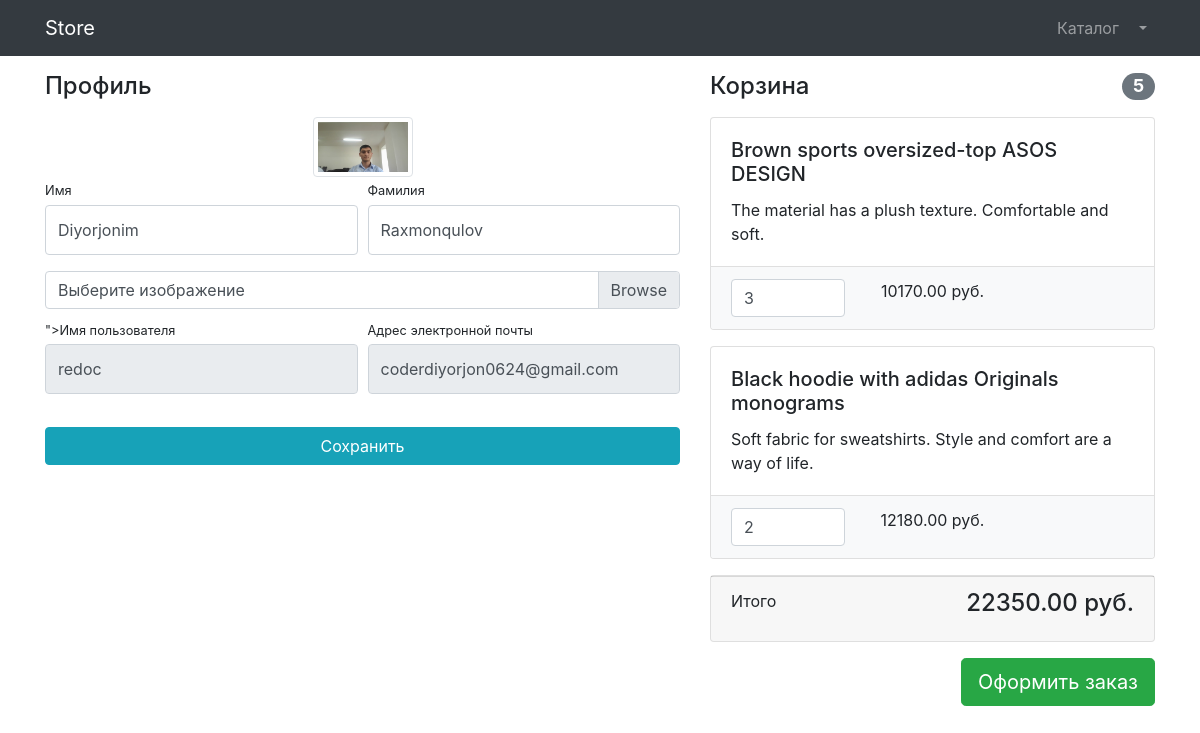
Before: /users/profile/2 (signed in) with the older database file.
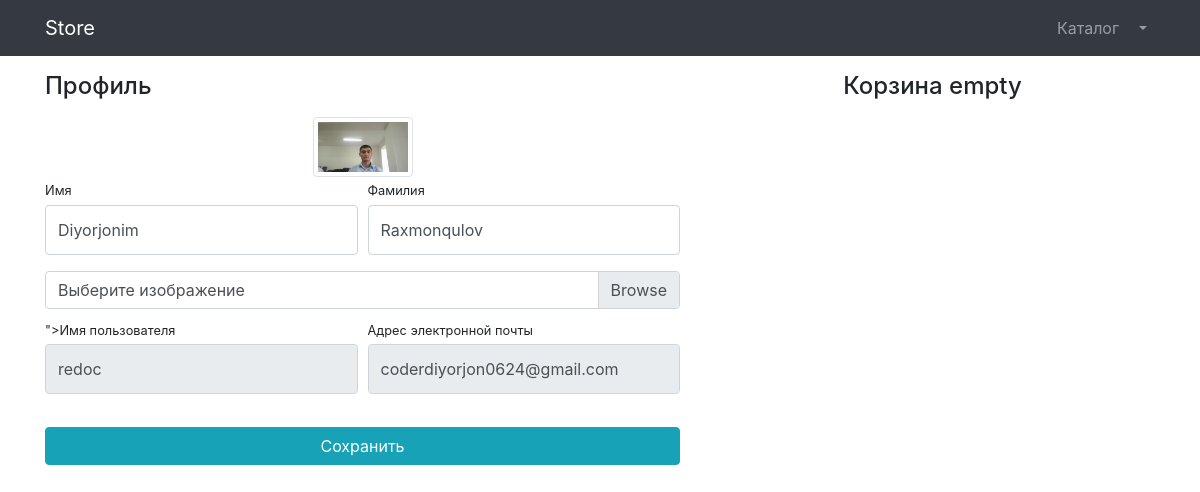
After: the same page with the newer database file.
### users/models.py (models this page shows)
class User(AbstractUser):
    image = models.ImageField(upload_to='users_images', null=True, blank=True)
    is_verified_email = models.BooleanField(default=False)

### products/models.py (models this page shows, shortened)
class Basket(models.Model):
    user = models.ForeignKey(to=User, on_delete=models.CASCADE)
    product = models.ForeignKey(to=Product, on_delete=models.CASCADE)
    quantity = models.PositiveIntegerField(default=0)
    created_timestamp = models.DateTimeField(auto_now_add=True)
    objects = BasketQuerySet.as_manager()
    def sum(self):
        return self.product.price * self.quantity

class Product(models.Model):
    name = models.CharField(max_length=256)
    description = models.TextField(null=True, blank=True)
    quantity = models.PositiveIntegerField(default=0)
    price = models.DecimalField(max_digits=6, decimal_places=2)
    image = models.ImageField(upload_to='products_images')
    category = models.ForeignKey(to=ProductCategory, on_delete=models.CASCADE)
    class Meta:
        verbose_name = 'Product'
        verbose_name_plural = 'Products'

### users/views.py (the view, shortened to what this page needs)
# urls.py: path('profile/<int:pk>', UserProfileView.as_view(), name='profile'),
class UserProfileView(TitleMixin, UpdateView):
    model = User
    form_class = UserProfileForm
    template_name = "users/profile.html"
    title = "Store - Profile"

### users/forms.py
class UserProfileForm(UserChangeForm):
    first_name = forms.CharField(widget=forms.TextInput(attrs={'class': "form-control py-4"}))
    last_name = forms.CharField(widget=forms.TextInput(attrs={'class': "form-control py-4"}))
    image = forms.ImageField(widget=forms.FileInput(attrs={'class': "custom-file-input "}), required=False)
    username = forms.CharField(widget=forms.TextInput(attrs={'class': "form-control py-4", 'readonly': True}))
    email = forms.CharField(widget=forms.EmailInput(attrs={'class': "form-control py-4", 'readonly': True}))
    class Meta:
        model = User
        fields = ('first_name', 'last_name', 'image', 'username', 'email')

### common/views.py (called while the page is built)
    def get_context_data(self, **kwargs):
        context = super(TitleMixin, self).get_context_data(**kwargs)
        context["title"] = self.title
        return context

### products/context_processors.py (called while the page is built)
def baskets(request):
    user = request.user
    return {'baskets': Basket.objects.filter(user=user) if user.is_authenticated else []}

### products/models.py (called while the page is built)
    def total_sum(self):
        return sum(basket.sum() for basket in self)

    def total_quantity(self):
        return sum(basket.quantity for basket in self)

### users/templates/users/profile.html (shortened to what this page needs)
 {% extends 'products/base.html' %}
{% load static %}
{% block css %}
	    <link href="{% static 'vendor/css/profile.css' %}" rel="stylesheet"/>
{% endblock %}
{% block content %}
	<div class="container">
    <div class="row">
        <div class="col-lg-7">
            <h4 class="mt-3 mb-3">Профиль</h4>
            <div class="col-lg-12 text-center">
                <img alt="" width="100" height="100"
                     src="{% if user.image %} {{ user.image.url }} {% else %} {% static 'vendor/img/users/default_avatar.jpg' %} {% endif %} "
                     class="img-thumbnail">
            </div>
            <form action="{% url 'users:profile' user.id %}" method="post" enctype="multipart/form-data">
                <div class="form-row">
                    <div class="col-lg-6">
                        <div class="form-group">
                            <label class="small mb-1" for="{{ form.first_name.id_for_label }}">Имя</label>
                            {{ form.first_name }}
                        </div>
                    </div>
                    <div class="col-lg-6">
                        <div class="form-group">
                            <label class="small mb-1" for="{{ form.last_name.id_for_label }}">Фамилия</label>
                            {{ form.last_name }}
                        </div>
                    </div>
                </div>
                <div class="form-row mb-2">
                    <div class="col-lg-12">
                        <div class="custom-file">
                            <label class="custom-file-label" for="{{ form.image.id_for_label }}">Выберите изображение</label>
                        </div>
                    </div>
                </div>
                <div class="form-row">
                    <div class="col-lg-6">
                        <label class="small mb-1" for="{{ form.username }}">Имя пользователя</label>
                        {{ form.username }}
                    </div>
                    <div class="col-lg-6">
                        <label class="small mb-1" for="{{ form.email.id_for_label }}">Адрес электронной
                            почты</label>
                        {{ form.email }}
                    </div>
                </div>
                <div class="form-row">
                    <div class="col-lg-12" style="margin-top: 33px;">
                        <input class="btn btn-info btn-block" type="submit" value="Сохранить">
                    </div>
                </div>
            </form>
        </div>
        <div class="col-lg-5">
            {% include 'products/baskets.html' %}
        </div>
    </div>
</div>
{% endblock %}

### products/templates/products/base.html (shortened to what this page needs)
{% load static %}
<!DOCTYPE html>
<html lang="en">
<head>
    <link href="{% static '/vendor/bootstrap/css/bootstrap.min.css' %}" rel="stylesheet">
    {% block css %}
    {% endblock %}
</head>
<body>
<nav class="navbar navbar-expand-lg navbar-dark bg-dark fixed-top">
    <div class="container">
        <a class="navbar-brand" href="{% url 'index' %}">Store</a>
        <div class="collapse navbar-collapse" id="navbarResponsive">
            <ul class="navbar-nav ml-auto">
                <li class="nav-item">
                    <a class="nav-link" href="{% url 'products:index' %}">Каталог
                    </a>
                </li>
                {% if user.is_authenticated %}
                    <li class="nav-item dropdown">
                        <a class="nav-link dropdown-toggle" href="#" id="navbarDropdown" role="button"
                           data-bs-toggle="dropdown" aria-expanded="false">
                        </a>
                    </li>
                {% else %}
                    <li class="nav-item">
                        <a class="nav-link" href="{% url 'users:login' %}">Войти <i class="fas fa-sign-in-alt"></i></a>
                    </li>
                {% endif %}
            </ul>
        </div>
    </div>
</nav>
{% block content %}
{% endblock %}
</body>
</html>

### products/templates/products/baskets.html (shortened to what this page needs)
{% if baskets %}
    <h4 class="mt-3 mb-3 d-flex justify-content-between align-items-center mb-3">
        Корзина <span class="badge badge-secondary badge-pill">{{ baskets.total_quantity }}</span>
    </h4>
    {% for bask in baskets %}
        <div class="card mb-3">
            <div class="card-body">
                <h5 class="card-title">{{ bask.product.name }}</h5>
                <p class="card-text">{{ bask.product.description }}</p>
            </div>
            <ul class="list-group list-group-flush">
                <li class="list-group-item bg-light">
                    <div class="row text-center">
                        <div class="col-lg-4">
                            <input name="basketID" type="number" class="form-control" value="{{ bask.quantity }}"
                                   min="0">
                        </div>
                        <div class="col-lg-4">{{ bask.sum }} руб.</div>
                        <div class="col-lg-4">
                        </div>
                    </div>
                </li>
            </ul>
        </div>
    {% endfor %}
    <div class="card mb-3">
        <div class="card-footer">
            <p class="float-left">Итого</p>
            <h4 class="float-right">{{ baskets.total_sum }} руб.</h4>
        </div>
    </div>
    <a class="btn btn-success btn-lg float-right" href="../orders/order-create.html">
        Оформить заказ
    </a>
{% else %}
    <h4 class="mt-3 mb-3 text-center">
        Корзина empty
    </h4>
{% endif %}

Changed rows visible on the page:
removed Basket: total_quantity "5", product.name "Brown sports oversized-top ASOS DESIGN", product.description "The material has a plush texture. Comfortable and soft.", basketID "3", sum "10170.00", total_sum "22350.00"
removed Basket: product.name "Black hoodie with adidas Originals monograms", product.description "Soft fabric for sweatshirts. Style and comfort are a way of life.", basketID "2", sum "12180.00"
Other visible differences:
text no longer shown: "Корзина Итого руб. Оформить заказ"
text now shown: "Корзина empty"
